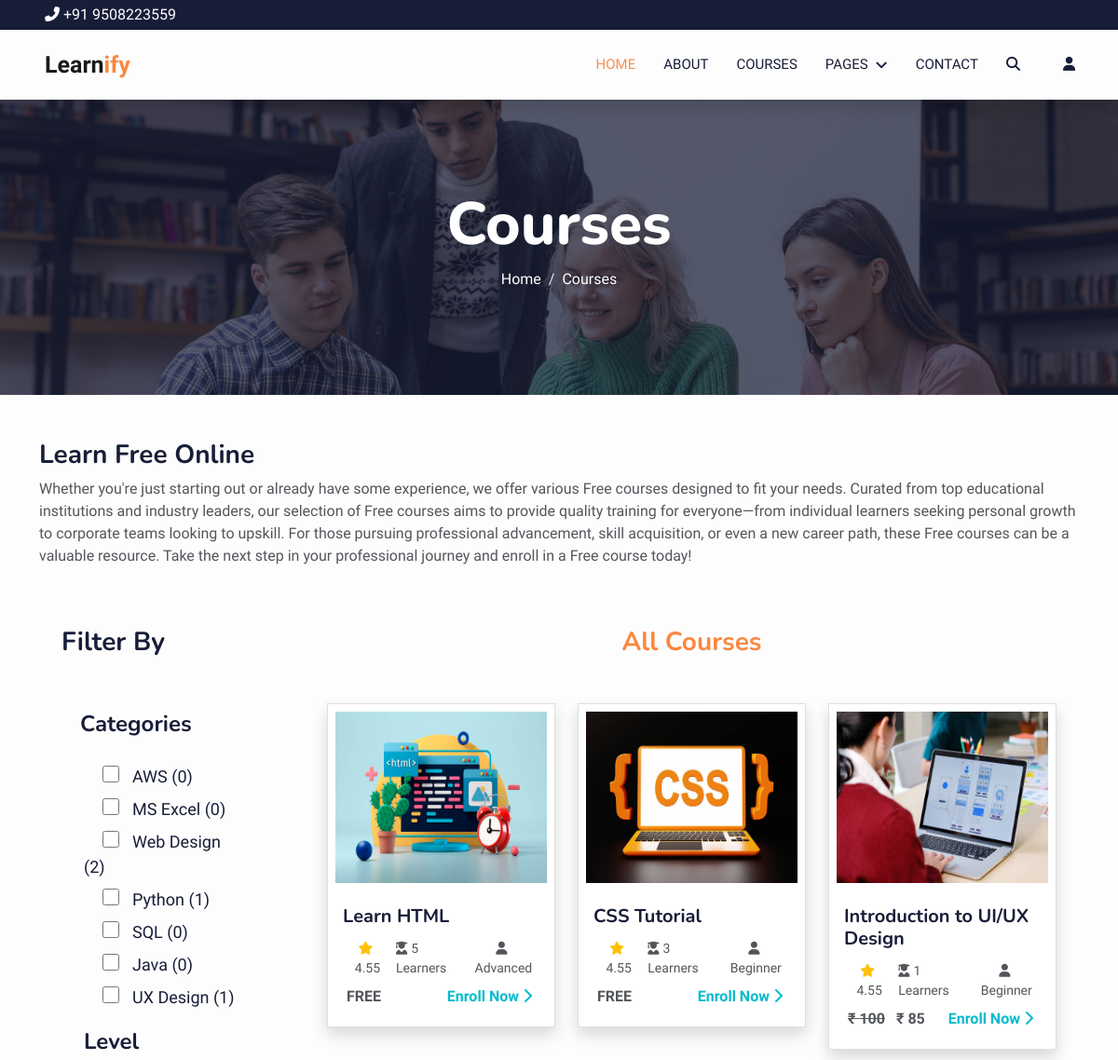
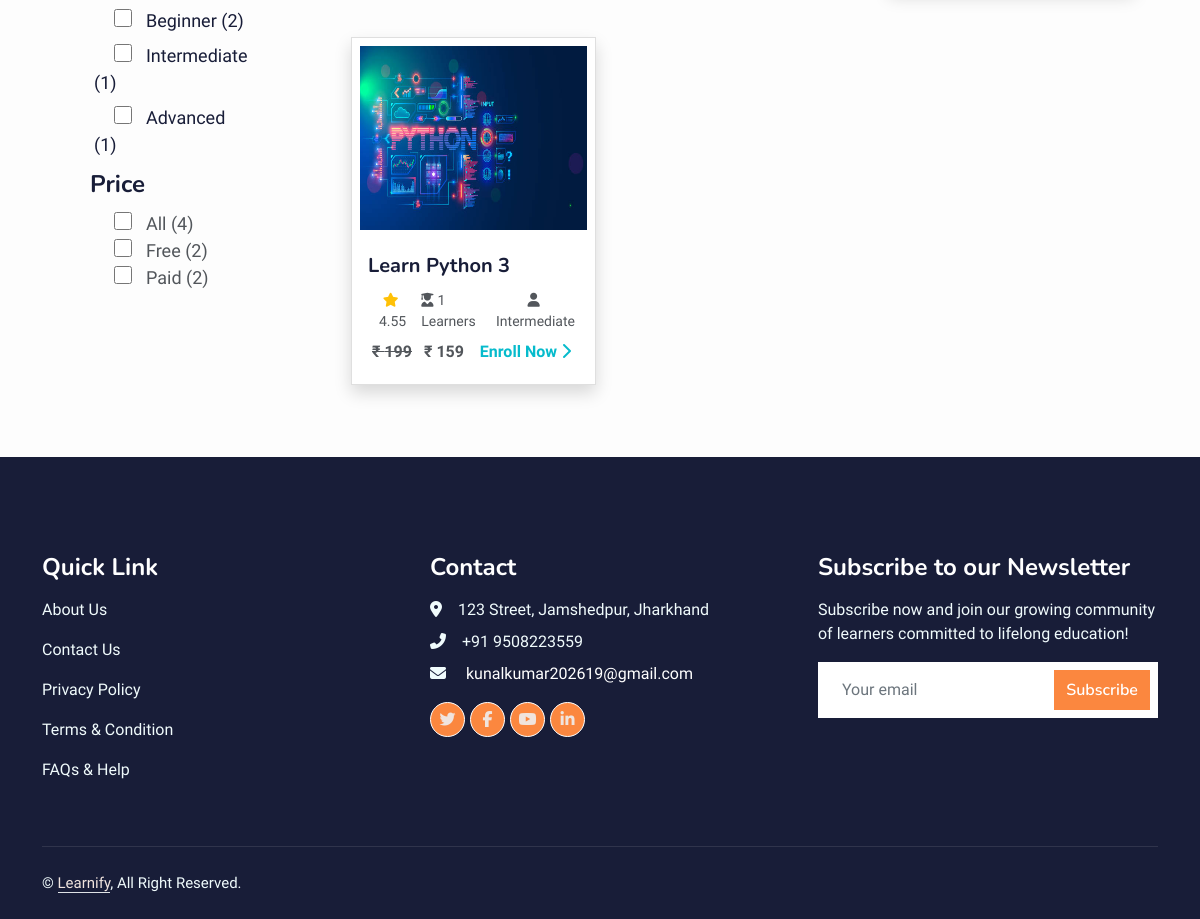
Screenshot of /courses with the database file from the repository (2 pictures, top to bottom).
### coder/models.py (models this page shows, shortened)
class Categories(models.Model):
    icon = models.CharField(max_length=200, null=True)
    name = models.CharField(max_length=200)
    def get_all_category(self):
        return Categories.objects.all().order_by('id')

class Level(models.Model):
    name = models.CharField(max_length=100)
    def __str__(self):
        return self.name

class Course(models.Model):
    STATUS = (
        ('PUBLISH', 'PUBLISH'),
        ('DRAFT', 'DRAFT'),
    )
    featured_image = models.ImageField(
        upload_to="Media/featured_img", null=True)
    featured_video = models.CharField(max_length=300, null=True)
    title = models.CharField(max_length=500)
    created_at = models.DateField(auto_now_add=True)
    author = models.ForeignKey(Author, on_delete=models.CASCADE, null=True)
    category = models.ForeignKey(Categories, on_delete=models.CASCADE)
    level = models.ForeignKey(Level, on_delete=models.CASCADE, null=True)
    description = models.TextField()
    short_desc = models.TextField(null=True)
    price = models.IntegerField(null=True, default=0)
    discount = models.IntegerField(null=True)
    language = models.ForeignKey(Language, on_delete=models.CASCADE, null=True)
    deadline = models.CharField(max_length=200, null=True)
    slug = models.SlugField(default='', max_length=500, null=True, blank=True)
    status = models.CharField(choices=STATUS, max_length=100, null=True)
    certificate = models.CharField(null=True, max_length=100)
    def get_absolute_url(self):
        from django.urls import reverse
        return reverse('course_details', kwargs={'slug': self.slug})

### learnify/views.py (the view)
# urls.py: path('courses', views.courses, name='courses'),
def courses(request):
    category = Categories.get_all_category(Categories)
    level = Level.objects.all()
    course = Course.objects.all()
    Free_Course_count = Course.objects.filter(price=0).count()
    Paid_Course_count = Course.objects.filter(price__gte=1).count()
    context = {
        'category': category,
        'level': level,
        'course': course,
        'Free_Course_count': Free_Course_count,
        'Paid_Course_count': Paid_Course_count,
    }
    return render(request, 'main/courses.html', context)

### templates/main/courses.html (shortened to what this page needs)
{% extends 'base.html' %}
{% load static %}
{% load course_tags %}
{% block content %}
<div class="container-fluid bg-primary py-5 mb-5 page-header">
    <div class="container py-5">
        <div class="row justify-content-center">
            <div class="col-lg-10 text-center">
                <h1 class="display-3 text-white animated slideInDown">Courses</h1>
                <nav aria-label="breadcrumb">
                    <ol class="breadcrumb justify-content-center">
                        <li class="breadcrumb-item"><a class="text-white" href="">Home</a></li>
                        <li class="breadcrumb-item text-white active" aria-current="page">Courses</li>
                    </ol>
                </nav>
            </div>
        </div>
    </div>
</div>
<div class="container-xxl">
    <div class="container">
        <div class="row">
            <div class="col-lg-12">
                <div class="wow fadeInUp" data-wow-delay="0.3s">
                    <h3>Learn Free Online</h3>
                    <p>Whether you're just starting out or already have some experience, we offer various Free courses
                        designed to fit your needs. Curated from top educational institutions and industry leaders, our
                        selection of Free courses aims to provide quality training for everyone—from individual learners
                        seeking personal growth to corporate teams looking to upskill. For those pursuing professional
                        advancement, skill acquisition, or even a new career path, these Free courses can be a valuable
                        resource. Take the next step in your professional journey and enroll in a Free course today!</p>
                </div>
            </div>
        </div>
    </div>
</div>
<div class="container-xxl">
    <div class="container">
        <div class="row mt-5">
            <div class="col-lg-3 col-md-12 col-sm-12 wow fadeInUp d-none d-sm-none d-md-none d-lg-block"
                data-wow-delay="0.1s">
                <div class="container-xxl">
                    <h3 class="mb-5">Filter By</h3>
                    <div class="container">
                        <div class="row">
                            <div class="col-lg-12 col-md-6 col-sm-12 p-2">
                                <h4 class="mb-4">Categories</h4>
                                {% for i in category %}
                                <div class="check p-1">
                                    <input type="checkbox" class="custom-control-input filter-checkbox p-4"
                                        id="category-{{i.id}}" data-filter="category" value="{{i.id}}"
                                        style="height: 18px; width: 18px; margin-left: 20px;">
                                    <span class="" style="font-size: 18px; margin-left: 10px;">
                                        <a href="" class="text-dark text-center" style="cursor: default;"> {{i.name}}
                                            ({{i.course_set.all.count}})</a>
                                    </span><br>
                                </div>
                                {% endfor%}
                            </div>
                            <div class="col-lg-12 col-md-6 col-sm-12">
                                <h4 class="mb-2 mt-2">Level</h4>
                                {% for i in level %}
                                <div class="check p-1">
                                    <input type="checkbox" class="custom-control-input filter-checkbox"
                                        id="level-{{i.id}}" value="{{i.id}}" data-filter="level"
                                        style="height: 18px; width: 18px; margin-left: 20px;">
                                    <span class="" style="font-size: 18px; margin-left: 10px;">
                                        <a href="" class="text-dark text-center" style="cursor: default;"> {{i.name}}
                                            ({{i.course_set.all.count}})</a>
                                    </span><br>
                                </div>
                                {% endfor%}
                            </div>
                            <div class="col-lg-12 col-md-6 col-sm-12">
                                <h4 class="mb-2 mt-2">Price</h4>
                                <div class="check p-1">
                                    <input type="checkbox" id="price-1" name="customRadio"
                                        class="custom-control-input filter-checkbox" value="priceall"
                                        data-filter="price" style="height: 18px; width: 18px; margin-left: 20px;">
                                    <span class="custom-control-label font-size-base" for="price-1"
                                        style="font-size: 18px; margin-left: 10px;">All
                                        ({{course.all.count}})</span><br>
                                    <input type="checkbox" id="price-2" name="customRadio"
                                        class="custom-control-input filter-checkbox" value="pricefree"
                                        data-filter="price" style="height: 18px; width: 18px; margin-left: 20px;">
                                    <span class="custom-control-label font-size-base" for="price-2"
                                        style="font-size: 18px; margin-left: 10px;">Free
                                        ({{Free_Course_count}})</span><br>
                                    <input type="checkbox" id="price-3" name="customRadio"
                                        class="custom-control-input filter-checkbox" value="pricepaid"
                                        data-filter="price" style="height: 18px; width: 18px; margin-left: 20px;">
                                    <span class="custom-control-label font-size-base" for="price-3"
                                        style="font-size: 18px; margin-left: 10px;">Paid
                                        ({{Paid_Course_count}})</span><br>
                                </div>
                            </div>
                        </div>
                    </div>
                </div>
            </div>
            <div class="col-lg-9 col-md-12 col-sm-12 wow fadeInUp overflow-auto" data-wow-delay="0.1s">
                <div class="container">
                    <div class="text-center wow fadeInUp" data-wow-delay="0.1s">
                        <h3 class="mb-5" style="color: #fb873f;">All Courses</h3>
                    </div>
                    <div class="row g-4" id="filteredCourse">
                        {% for i in course%}
                        <div class="col-12 col-md-6 col-xl-4 pb-4 pb-md-7" data-aos="fade-up" data-aos-delay="50"
                            >
                            <div class="card shadow">
                                <img src="/media/{{i.featured_image}}" class="card-img-top p-2" alt="..."
                                    style="height: 200px;">
                                <div class="card-body">
                                    <h5 class="card-title"><a href="{{i.get_absolute_url}}"
                                            class="text-dark">{{i.title}}</a></h5>
                                    <div class="d-flex">
                                        <small class="flex-fill text-center py-1 px-1"><i
                                                class="fa fa-star text-warning me-1"></i>
                                            4.55</small>
                                        <small class="flex-fill text-left py-1 px-1"><i
                                                class="fa fa-user-graduate me-1"></i>{{i.usercourse_set.all.count}}
                                            Learners</small>
                                        <small class="flex-fill text-center py-1 px-1"><i
                                                class="fa fa-user me-1"></i>{{i.level}}</small>
                                    </div>
                                    <div class="d-flex justify-content-between">
                                        {% if i.price == 0 %}
                                        <small class="py-1 px-1 fw-bold fs-6 text-center">FREE</small>
                                        {% else %}
                                        <small class="py-1 px-1 fw-bold fs-6 text-center"><del class="me-2">₹
                                                {{i.price}}</del> ₹ {% discount_calculation i.price i.discount %}</small>
                                        {% endif %}
                                        <small class=" text-primary py-1 px-1 fw-bold fs-6" style="float:right;"><a
                                                href="{{i.get_absolute_url}}">Enroll Now <i
                                                class="fa fa-chevron-right me-1 fs-10"></i></a></small>
                                    </div>
                                </div>
                            </div>
                        </div>
                        {% endfor %}
                    </div>
                </div>
            </div>
        </div>
    </div>
</div>
{% endblock %}

### rows the page displays
Categories: name "AWS", course_set.all.count "0"
Categories: name "MS Excel", course_set.all.count "0"
Categories: name "Web Design", course_set.all.count "2"
Categories: name "Python", course_set.all.count "1"
Categories: name "SQL", course_set.all.count "0"
Categories: name "Java", course_set.all.count "0"
Categories: name "UX Design", course_set.all.count "1"
Level: name "Beginner", course_set.all.count "2"
Level: name "Intermediate", course_set.all.count "1"
Level: name "Advanced", course_set.all.count "1"
Course: featured_image (picture), title "Learn HTML", usercourse_set.all.count "5", level "Advanced", price "FREE"
Course: featured_image (picture), title "CSS Tutorial", usercourse_set.all.count "3", level "Beginner", price "FREE"
Course: featured_image (picture), title "Introduction to UI/UX Design", usercourse_set.all.count "1", level "Beginner", price "100", price+discount "85"
Course: featured_image (picture), title "Learn Python 3", usercourse_set.all.count "1", level "Intermediate", price "199", price+discount "159"

### other values shown
{{ course.all.count }} "4"
{{ Free_Course_count }} "2"
{{ Paid_Course_count }} "2"
